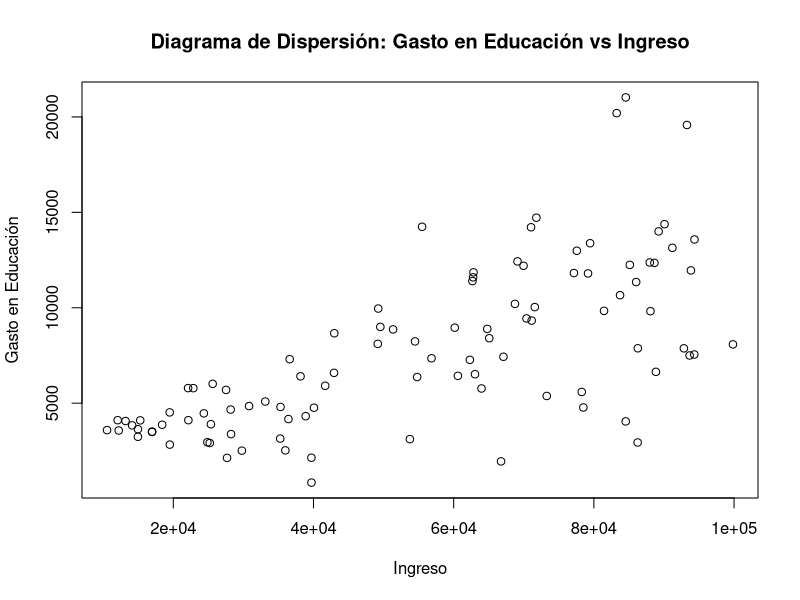
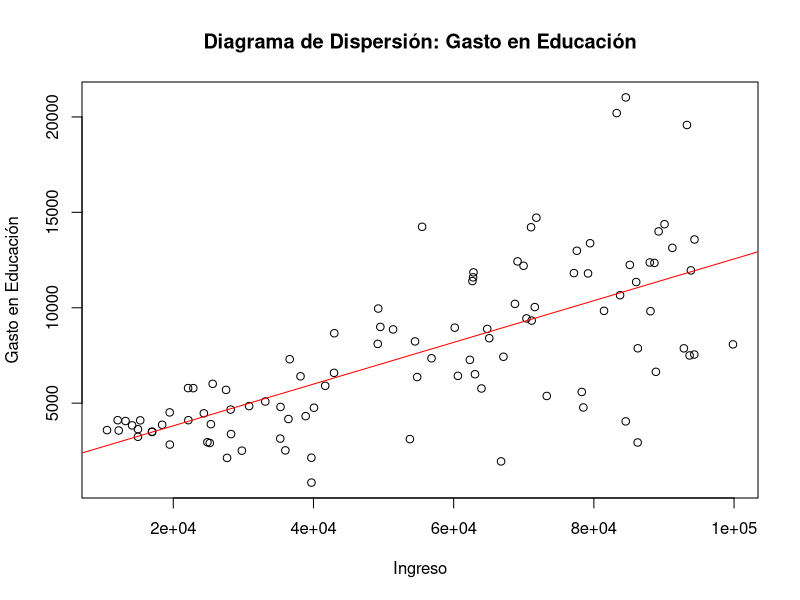
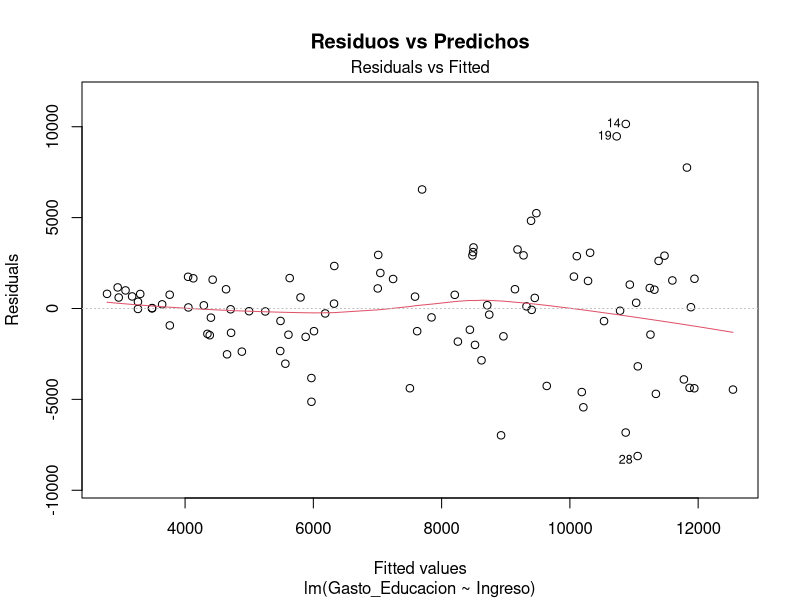
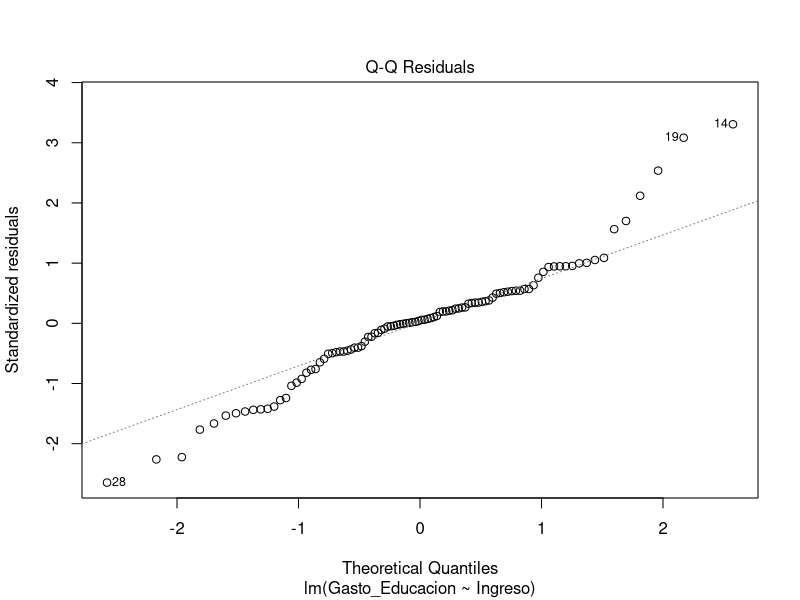

The R source for these figures, in order:
## ---- chunk 1
#| echo: false
library(readr)
poblacion <- read_csv("archivos/datos_heterocedasticidad.csv")
head(poblacion)
## ---- chunk 2
set.seed(123)
datos = poblacion[sample(nrow(poblacion), size=100, replace = FALSE), ]
plot(x = datos$Ingreso,
     y = datos$Gasto_Educacion,
     xlab = "Ingreso", ylab= "Gasto en Educación",
     main = "Diagrama de Dispersión: Gasto en Educación vs Ingreso")
## ---- chunk 3
attach(datos)
modelo_naive = lm(Gasto_Educacion ~ Ingreso)
summary(modelo_naive)
## ---- chunk 4
plot(x = datos$Ingreso,
     y = datos$Gasto_Educacion,
     xlab = "Ingreso",
     ylab = "Gasto en Educación",
     main = "Diagrama de Dispersión: Gasto en Educación")
abline(modelo_naive, col = "red")
## ---- chunk 5
plot(modelo_naive, 1,
     main = "Residuos vs Predichos")
## ---- chunk 6
plot(modelo_naive, 2)
